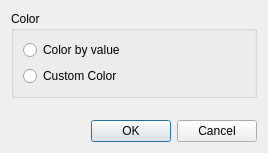
<?xml version="1.0" encoding="UTF-8"?>
<ui version="4.0">
 <class>GeoDataPolygonColorSettingDialog</class>
 <widget class="QDialog" name="GeoDataPolygonColorSettingDialog">
  <property name="geometry">
   <rect>
    <x>0</x>
    <y>0</y>
    <width>268</width>
    <height>153</height>
   </rect>
  </property>
  <property name="windowTitle">
   <string>Polygon Color Setting</string>
  </property>
  <layout class="QVBoxLayout" name="verticalLayout_2">
   <item>
    <widget class="QGroupBox" name="colorGroupBox">
     <property name="title">
      <string>Color</string>
     </property>
     <layout class="QVBoxLayout" name="verticalLayout">
      <item>
       <widget class="QRadioButton" name="byValueRadioButton">
        <property name="locale">
         <locale language="English" country="UnitedStates"/>
        </property>
        <property name="text">
         <string>Color by value</string>
        </property>
       </widget>
      </item>
      <item>
       <layout class="QHBoxLayout" name="horizontalLayout">
        <item>
         <widget class="QRadioButton" name="arbitraryRadioButton">
          <property name="text">
           <string>Custom Color</string>
          </property>
         </widget>
        </item>
        <item>
         <widget class="ColorEditWidget" name="colorEditWidget">
          <property name="minimumSize">
           <size>
            <width>50</width>
            <height>0</height>
           </size>
          </property>
         </widget>
        </item>
        <item>
         <spacer name="horizontalSpacer">
          <property name="orientation">
           <enum>Qt::Horizontal</enum>
          </property>
          <property name="sizeHint" stdset="0">
           <size>
            <width>40</width>
            <height>20</height>
           </size>
          </property>
         </spacer>
        </item>
       </layout>
      </item>
     </layout>
    </widget>
   </item>
   <item>
    <widget class="TransparencyWidget" name="transparencyWidget" native="true"/>
   </item>
   <item>
    <spacer name="verticalSpacer">
     <property name="orientation">
      <enum>Qt::Vertical</enum>
     </property>
     <property name="sizeHint" stdset="0">
      <size>
       <width>20</width>
       <height>0</height>
      </size>
     </property>
    </spacer>
   </item>
   <item>
    <widget class="QDialogButtonBox" name="buttonBox">
     <property name="orientation">
      <enum>Qt::Horizontal</enum>
     </property>
     <property name="standardButtons">
      <set>QDialogButtonBox::Cancel|QDialogButtonBox::Ok</set>
     </property>
    </widget>
   </item>
  </layout>
 </widget>
 <customwidgets>
  <customwidget>
   <class>ColorEditWidget</class>
   <extends>QLabel</extends>
   <header>guibase/coloreditwidget.h</header>
   <container>1</container>
  </customwidget>
  <customwidget>
   <class>TransparencyWidget</class>
   <extends>QWidget</extends>
   <header>guibase/transparencywidget.h</header>
   <container>1</container>
  </customwidget>
 </customwidgets>
 <resources/>
 <connections>
  <connection>
   <sender>buttonBox</sender>
   <signal>accepted()</signal>
   <receiver>GeoDataPolygonColorSettingDialog</receiver>
   <slot>accept()</slot>
   <hints>
    <hint type="sourcelabel">
     <x>248</x>
     <y>254</y>
    </hint>
    <hint type="destinationlabel">
     <x>157</x>
     <y>274</y>
    </hint>
   </hints>
  </connection>
  <connection>
   <sender>buttonBox</sender>
   <signal>rejected()</signal>
   <receiver>GeoDataPolygonColorSettingDialog</receiver>
   <slot>reject()</slot>
   <hints>
    <hint type="sourcelabel">
     <x>316</x>
     <y>260</y>
    </hint>
    <hint type="destinationlabel">
     <x>286</x>
     <y>274</y>
    </hint>
   </hints>
  </connection>
 </connections>
</ui>
